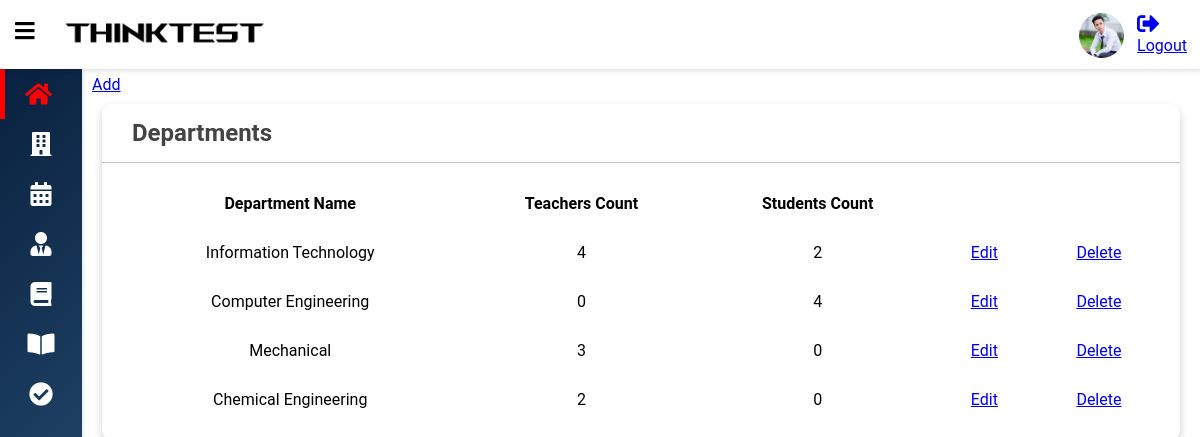
Page /department (signed in) on the committed database.
### Assignmentapp/models.py (models this page shows, shortened)
class Department(models.Model):
    dept_name = models.CharField(verbose_name='Department Name', max_length=40)
    teacher_count = models.IntegerField(blank=True, null=True)
    student_count = models.IntegerField(blank=True, null=True)
    class Meta:
        verbose_name_plural = 'Departments'

### Assignmentapp/decorators.py (the view)
    def wrapper_func(request, *args, **kwargs):
        if not request.user.user_role == '3':
            return view_func(request, *args, **kwargs)
        else:
            return HttpResponse('<h1>Access Denied</h1>')

### Assignmentapp/views.py (called while the page is built)
@login_required(login_url='login')
@adminteacher_authentication
def department(request):
    departments = Department.objects.all()
    for dp in departments:
        st_cnt = Student.objects.filter(dept__dept_name=dp.dept_name).count()
        tc_cnt = Teacher.objects.filter(dept__dept_name=dp.dept_name).count()
        dp.student_count = st_cnt
        dp.teacher_count = tc_cnt
    context = {'departments': departments}
    return render(request, 'department/department.html', context)

### templates/department/department.html
{% extends "base.html" %}
{% block bodycontent %}
<div class="wrapper">
    <div class="row">
        <a href="{% url 'adddepartment' %}">Add</a><br>
    </div>
    <div class="row">
        <div class="col-12 col-m-12 col-sm-12">
            <div class="card">
                <div class="card-header">
                    <h2>
                        Departments
                    </h2>
                </div>
                <div class="card-content">
                    <table>
                        <thead>
                        <tr>
                            <th>Department Name</th>
                            <th>Teachers Count</th>
                            <th>Students Count</th>
                            <th></th>
                            <th></th>
                        </tr>
                        </thead>
                        <tbody>
                        {% for department in departments %}
                        <tr>
                            <td>{{department.dept_name}}</td>
                            <td>{{department.teacher_count}}</td>
                            <td>{{department.student_count}}</td>
                            <td><a href="{% url 'editdepartment' department.id %}">Edit</a></td>
                            <td><a href="{% url 'deletedepartment' department.id  %}">Delete</a></td>
                        </tr>
                        {% endfor %}
                        </tbody>
                    </table>
                </div>
            </div>
        </div>
    </div>
</div>
{% endblock %}

### static/css/style.css (style rules this page uses)
* { box-sizing: border-box; }
body { font-family: 'Roboto', sans-serif; background: var(--main-bg-color); color: var(--main-color); margin: 0; }
.wrapper { padding: 10px; margin-left: 82px; padding-top: 75px; background: var(--second-bg-color); transition: margin-left .5s; }
.row { display: flex; flex-wrap: wrap; flex-direction: row; }
.row:after, .row:before { box-sizing: border-box; }
[class*="col-"] { padding: 10px; }
.card { background: var(--main-bg-color); color: var(--main-color); border-radius: 10px; margin-bottom: 10px; box-shadow: 0 4px 8px 0 rgba(0,0,0,0.2); }
.card-header { padding: 15px 30px; border-bottom: 1px solid rgb(197, 197, 197); position: relative; }
.card-header h2 { color: #444444; margin: 0; }
.card-content { padding: 16px; overflow-x: auto; }
table { border-collapse: collapse; width: 100%; }
table td { padding: 15px; text-align: center; }
table th { padding: 15px 12px; text-align: center; }
@media only screen and (min-width: 600px) { .col-sm-12 { width: 100%; } }
@media only screen and (min-width: 768px) { .col-m-12 { width: 100%; } }
@media only screen and (min-width: 992px) { .col-12 { width: 100%; } }

### rows in the picture
Department: dept_name "Information Technology", teacher_count "4", student_count "2"
Department: dept_name "Computer Engineering", teacher_count "0", student_count "4"
Department: dept_name "Mechanical", teacher_count "3", student_count "0"
Department: dept_name "Chemical Engineering", teacher_count "2", student_count "0"
